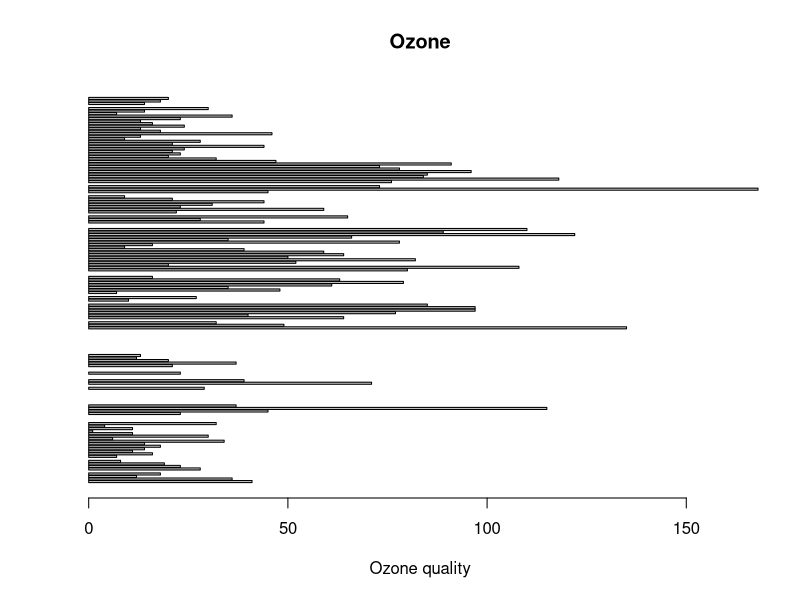
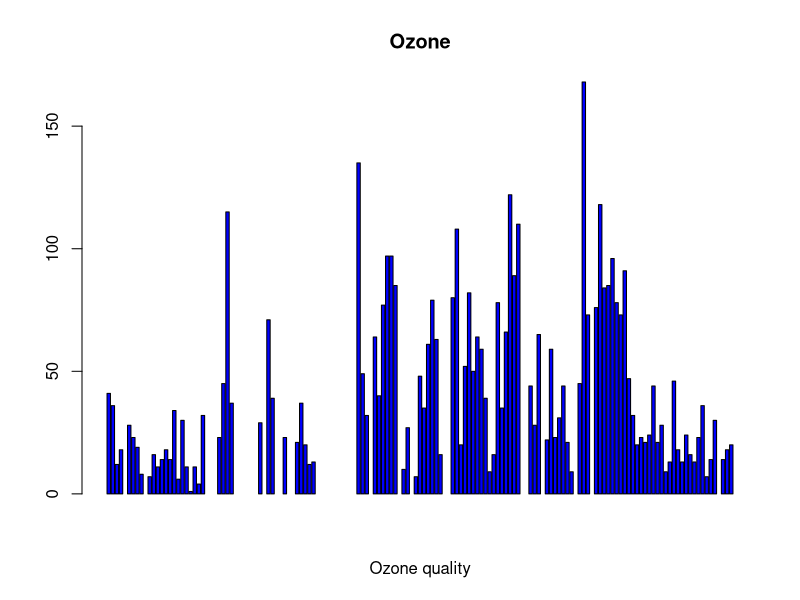
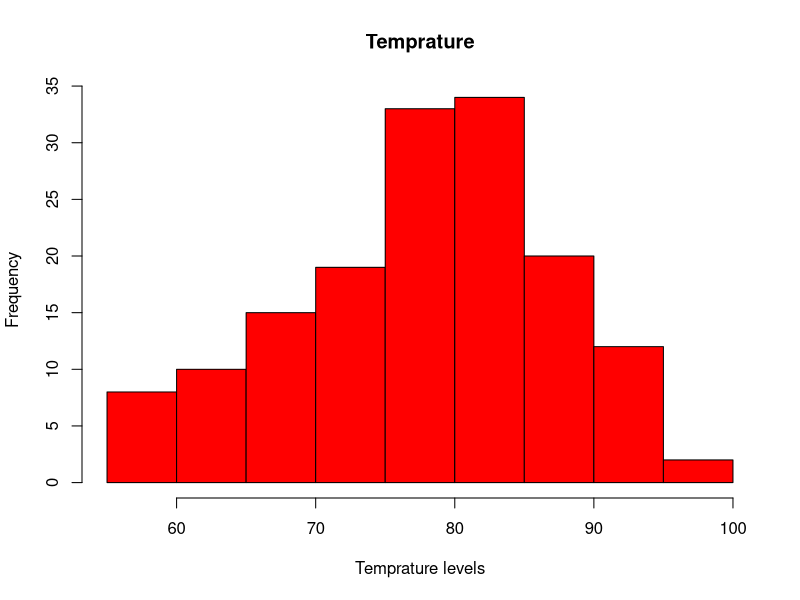
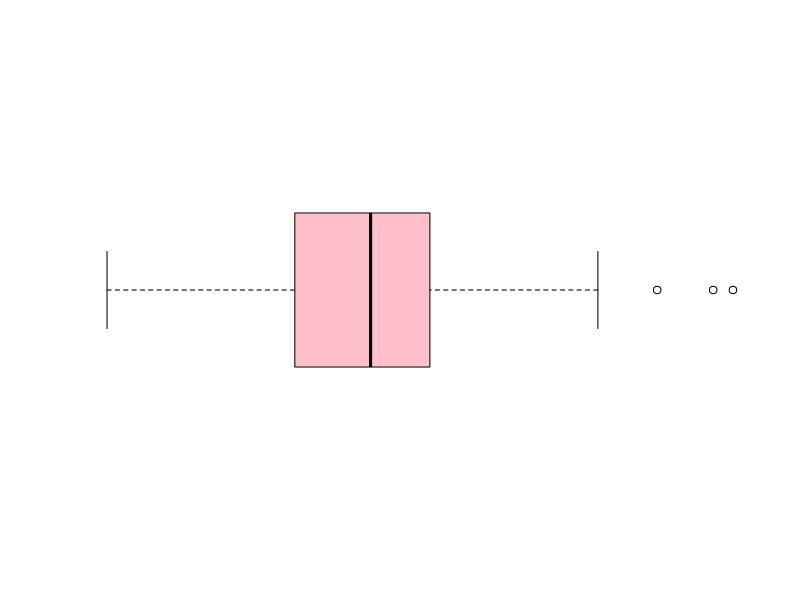

Write the R code that produced these figures, in order. (Note: this script raises an error after producing the figures.)
install.packages("ggplot2")
install.packages("dplyr")
install.packages("readr")
library(dplyr)
library(readr)
library(ggplot2)

barplot(airquality$Ozone, main="Ozone" ,xlab="Ozone quality" , horiz="TRUE")
barplot(airquality$Ozone, main="Ozone" ,xlab="Ozone quality",col="Blue" )

hist(airquality$Temp, main="Temprature",col="red",xlab="Temprature levels")

boxplot(airquality$Wind , main="Windy" ,col="pink",border = "black" , horizontal = "TRUE" )

boxplot(airquality[,0:4],col="blue", main='Box plot for Air Quality parameter')

#USING GGPLOT

data <- data.frame(name=c("A","B","C","D","E") , value=c(3,12,5,18,45) )
data

ggplot(data,aes(x=name,y=value))+geom_bar(stat="identity")

df <- data.frame(gender=factor(rep(c("Average Female Income","Average Male Income"),each=20000)),
                 Average_income = round(c(rnorm(20000,mean=15500,sd=500),c(rnorm(20000,mean=17500,sd=600)))
                 ))

ggplot(df,aes(x=Average_income))+geom_histogram()


ggplot(iris,aes(x=Sepal.Length,y=Sepal.Width))+geom_point()

ggplot(data,aes(x=name,y=value,group=1,colour = "red"))+geom_line()+geom_point()


